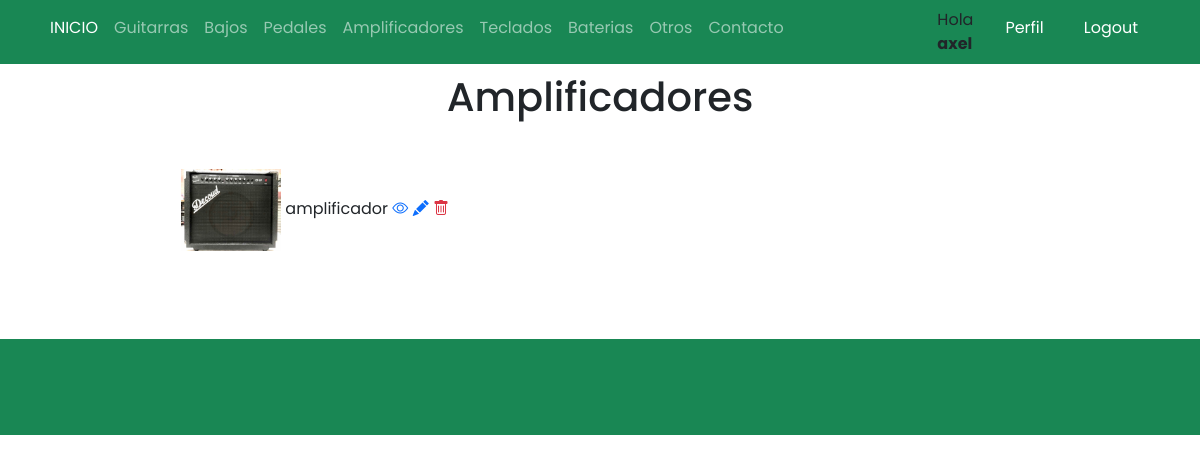
Screenshot of /listaAmplificadores/ (signed in) with the database file from the repository.
### Base/models.py (models this page shows, shortened)
class Instrumento(models.Model):
    instrumentoSeleccion = (
    ('guitarra','Guitarra'),
    ('bajo', 'Bajo'),
    ('pedal','Pedal'),
    ('bateria','Bateria'),
    ('teclado','Teclado'),
    ('amplificador','Amplificador'),
    ('otro', 'Otro'),
    )
    usuario = models.ForeignKey(User, on_delete=models.CASCADE, null=True, blank=True)
    titulo = models.CharField(max_length=200)
    instrumento = models.CharField(max_length=15, choices=instrumentoSeleccion, default='guitarra')
    marca = models.CharField(max_length=40)
    modelo = models.CharField(max_length=40)
    descripcion = models.TextField(null=True, blank=True)
    year = models.IntegerField()
    precio = models.DecimalField(max_digits=10, decimal_places=2)
    fechaPublicacion = models.DateTimeField(auto_now_add=True)
    telefonoContacto = models.IntegerField()
    emailContacto = models.EmailField()
    imagenInstrumento = models.ImageField(null=True, blank=True, upload_to="imagenes/")
    class Meta:
        ordering = ['usuario', '-fechaPublicacion']

### Base/views.py (the view)
# urls.py: path('listaAmplificadores/', AmplificadorLista.as_view(), name='amplificadores'),
class AmplificadorLista(LoginRequiredMixin, ListView):
    context_object_name = 'amplificadores'
    queryset = Instrumento.objects.filter(instrumento__startswith='amplificador')
    template_name = 'Base/listaAmplificadores.html'

### Base/templates/Base/listaAmplificadores.html
{% extends 'Base/home.html' %}
{% block content %}
<br>
<br>
<div class="container text-center">
    <h1>Amplificadores</h1>
</div>
<br>
<div class="container text-center">
    <div class="row">
            {% for amplificador in amplificadores %}
            <div class="col-sm-6 align-items-center">
                <div class="card-body">
                <img src="{{amplificador.imagenInstrumento.url}}" class="" width="100px">
                {{amplificador.titulo}}
                <a href="{% url 'amplificador' amplificador.id %}"><i class="bi bi-eye"></i></a>
                {% if user.id == amplificador.usuario.id %}
                <a href="{% url 'amplificador_editar' amplificador.id %}"><i class="bi bi-pencil-fill"></i></a>
                <a href="{% url 'amplificador_eliminar' amplificador.id %}"><i class="bi bi-trash text-danger"></i></a>
                <br>
                <br>
                <br>
                <br>
                {% endif %}
                </div>
            </div>
            {% endfor %}
    </div>
</div>
{% endblock %}

### Base/templates/Base/home.html (shortened to what this page needs)
{% load static %}
<!DOCTYPE html>
<html lang="en">
<head>
    <link href="https://cdn.jsdelivr.net/npm/bootstrap@5.0.2/dist/css/bootstrap.min.css" rel="stylesheet"
>
    <link rel="stylesheet" href="https://cdn.jsdelivr.net/npm/bootstrap-icons@1.3.0/font/bootstrap-icons.css">
    <link rel="stylesheet" type="text/css" href="{% static 'style.css' %}">
</head>
<body>
    <nav class="navbar navbar-expand-sm bg-success navbar-dark py-2 fixed-top">
      <div class="container">
            <div class="collapse navbar-collapse" id="navmenu">
              <ul class="navbar-nav mr-auto">
                <li class="nav-item">
                  <a class="nav-link" href="{% url 'home' %}"><span class="text-white">INICIO</span></a>
                </li>
                <li class="nav-item">
                  <a class="nav-link" href="{% url 'guitarras' %}">Guitarras</a>
                </li>
                <li class="nav-item">
                  <a class="nav-link" href="{% url 'bajos' %}">Bajos</a>
                </li>
                <li class="nav-item">
                  <a class="nav-link" href="{% url 'pedales' %}">Pedales</a>
                </li>
                <li class="nav-item">
                  <a class="nav-link" href="{% url 'amplificadores' %}">Amplificadores</a>
                </li>
                <li class="nav-item">
                  <a class="nav-link" href="{% url 'teclados' %}">Teclados</a>
                </li>
                <li class="nav-item">
                  <a class="nav-link" href="{% url 'baterias' %}">Baterias</a>
                </li>
                <li class="nav-item">
                  <a class="nav-link" href="{% url 'otros' %}">Otros</a>
                </li>
                <li class="nav-item">
                  <a class="nav-link" href="{% url 'acerca_de_mi' %}">Contacto</a>
                </li>
                <div class="container"></div>
                <div class="container"></div>
                <div class="container"></div>
                <div class="container"></div>
                <div class="container"></div>
                {% if request.user.is_authenticated %}
                <div class="container">
                <li class="nav-item">
                  <span class="text-dark"> Hola <strong>{{request.user.first_name}}</strong></span>
                </li>
                </div>
                <div class="container">
                <li class="nav-item">
                  <a class="nav-link" href="{% url 'editar_perfil' %}"><span class="text-white">Perfil</span></a>
                </li>
                </div>
                <div class="container">
                <li class="nav-item">
                  <a class="nav-link" href="{% url 'logout' %}"><span class="text-white">Logout</span></a>
                </li>
                </div>
              {% endif %}
           </ul>
          </div>
      </div>
  </nav>
      {% block content %}{% endblock %}
  <footer class="p-5 bg-success text-white text-center position-relative">
  </footer>
</body>
</html>

### Base/static/style.css (style rules this page uses)
body { background-color: white; font-family: 'Poppins', 'Nunito', sans-serif; padding-top: 25px; }
a { text-decoration: none; }
li { text-decoration: none; }

### rows the page displays
Instrumento: imagenInstrumento (picture), titulo "amplificador"

### other values shown
{{ request.user.first_name }} "axel"
